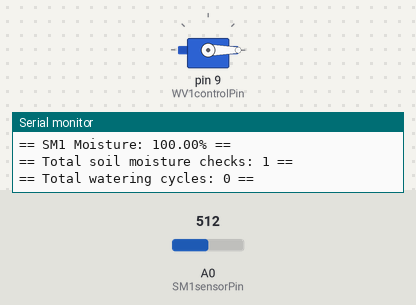
The sketch below on a simulated Arduino Uno, built with avr-gcc and run on an emulated ATmega328P. Parts: servo, the last lines printed to the serial monitor. The test bench sets the inputs (shaded band); at power-on: A0 (SM1sensorPin) = 512.

Above: at 7.1 s.
7.2 s: A0 (SM1sensorPin) set to 60
13.7 s: A0 (SM1sensorPin) set to 50
At 18.2 s:
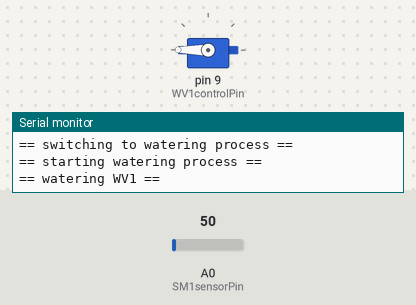
Timing chart, 0 to 19.7 s (numbered marks = the images above; inputs shaded):
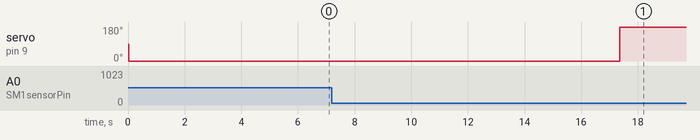

The sketch:

PlantWaterer.ino
```cpp
// PlantWaterer
// by Nathan Gardner <nathan@factory8.com>
// This checks the moisture of soil, and if it is dry, opens up a water valve until its wet.

#include <Servo.h>
float versionNumber = 0.02;
String versionDate = " 03/01/2014";

// ---------------
// pin definitions
// ---------------
// analog pins
const int SM1sensorPin = 0; // soil moisture 1
// digital pins
const int SM1powerPin = 6; // used to power the sensor intermitantly
const int WV1controlPin = 9; // used to control the WV1
const int ledPin = 13; // notification LED

// -------------------------
// soil moisture (SM)
// -------------------------
const float SM1sensorTuning = 2.8; // how much you need to multiply by to get 1023 in full wet, should be user adjustable
int SM1wetLevel = 150; // 0-1023, when is it considered wet, should be user adjustable
const unsigned long SMsensorTimer_powerOn = 100; // how long to let power on take
const unsigned long SMsensorTimer_read = 10; // how long to read the input
const unsigned long SMsensorTimer_powerOff = 100; // how long to let power down
const unsigned long SMsensorTimer_sleep = 5000; // how long to wait between checks
int SMprocessStep, SM1sensorValue, SM1sensorValueRaw, SM1moistureLevel, SM1isWet = 0;
unsigned long SMsensorTimerRateCurrent,SMtimerLast, SMtimerNext, SMsensorCycles = 0;
float SM1moisturePercent = 0;

// ---------------------------
// water valve (WV) - this is a servo
// ---------------------------
Servo WV1servo; // the water valve servo
int WV1position = 0; // position of water valve
int WV1positionOpen = 180; // position when open
int WV1positionClosed = 0; // position when closed
int WVprocessStep = 0;
const unsigned long WV1timer_watering = 10000; // how long to water for
const unsigned long WV1timer_soak = 5000; // how long to let water soak into soil
unsigned long WVtimerNext, WVtimerRateCurrent, WVwateringCyles, WVtimerLast = 0;

// ---------------------------
// prcoess variables
// ---------------------------
unsigned long timerCurrentTime; // global timer
int processSwitchTime = 500; // how long to wait to swtich between processes
int numbFlashes, flashNumb = 0; // for notificaiton led
// different processe
const int processStartup = 0;
const int processSoilCheck = 1;
const int processWatering = 2;
int runningProcess = processStartup;

// ---------------------------
// Arduino standard setup()
// ---------------------------

void setup(){

	//delay(1000); //allow lcd to wake up.

	// analog pins
	pinMode(SM1sensorPin,INPUT);

	// digital pins
	pinMode(SM1powerPin,OUTPUT);
        WV1servo.attach(WV1controlPin); // connect to WV1

	// setup serial communication
	Serial.begin(9600);

}

// --------------------------
// Arduino standard loop()
// --------------------------

void loop(){

	// for all timers
	timerCurrentTime = millis();

        // what process are we running
        switch(runningProcess) {
          case processStartup:
            STARTprocess();
            runningProcess = processSoilCheck;
          break;
          case processSoilCheck:
            SMprocess();
          break;
          case processWatering:
            WVprocess();
          break;
        }
}

void STARTprocess() {
  Serial.println("PlantWaterer, by Nathan Gardner");
  Serial.print("version "); Serial.print(versionNumber); Serial.print(" "); Serial.print(versionDate);
  Serial.println("-------------------------------");

  // turn off water by default
  WV1servo.write(WV1positionClosed);

  // turn off notificaton led
  digitalWrite(ledPin,LOW);

  delay(1000);
}

// ---------------------------
// SM functions
// ---------------------------
// reset them when the process gets unpaused
void resetSMtimers() {
  SMtimerNext = timerCurrentTime+processSwitchTime;
}

void updateSM(){

    SM1sensorValueRaw = analogRead(SM1sensorPin); // invert reading
    SM1sensorValue = SM1sensorValueRaw * SM1sensorTuning;
    SM1moistureLevel = constrain(SM1sensorValue,0,1023);
    SM1moisturePercent = ((float)SM1moistureLevel/1023)*100;

}

void SMprocess() {
  // -------------------------------------------
  // slow timer for sensors (stepped processing timer)
  // -------------------------------------------
  if ( timerCurrentTime >= SMtimerNext) {

	// last time it ran
	SMtimerLast = timerCurrentTime;

	// sensor process stepping
	switch(SMprocessStep){
	case 0: // init
	  Serial.println("== starting soil moisture process ==");
	  break;
	case 1: // powerOn
	  SMsensorTimerRateCurrent = SMsensorTimer_powerOn;
	  Serial.println("== powering on soil moisture ==");
	  digitalWrite(SM1powerPin,HIGH);
	  break;
	case 2: // read
	  SMsensorTimerRateCurrent = SMsensorTimer_read;
	  Serial.println("== reading soil moisture ==");
	  updateSM();
	  break;
	case 3: // powerOff
	  SMsensorTimerRateCurrent = SMsensorTimer_powerOff;
	  Serial.println("== powering off soil moisture ==");
	  digitalWrite(SM1powerPin,LOW);
	  break;
	case 4: // check results, and take action

	  Serial.println("== checking soil moisture results ==");

	  reportLevels();

	  // ground is wet!
	  if(SM1moistureLevel >= SM1wetLevel) {
	   Serial.println("== soil is wet ==");
	   SM1isWet = 1;
	   SMsensorTimerRateCurrent = SMsensorTimer_sleep;
	  } else {
	   // ground is dry!
	   Serial.println("== soil is dry ==");
	   SM1isWet = 0;
	   Serial.println("== switching to watering process ==");
	   runningProcess = processWatering;
	   resetWVtimers();
	  }

	  break;
	}

	// max 5 steps
	if(SMprocessStep == 4) { SMsensorCycles++; SMprocessStep = 1; } else { SMprocessStep++; }

	SMtimerNext = SMtimerLast + SMsensorTimerRateCurrent;
  }
}

// ---------------------------
// servo functions
// ---------------------------
void resetWVtimers() {
  WVtimerNext = timerCurrentTime+processSwitchTime;
}

void WVprocess() {

  // turn on notification
  digitalWrite(ledPin,HIGH);

  if ( timerCurrentTime >= WVtimerNext) {

    WVtimerLast = timerCurrentTime;

    switch(WVprocessStep) {
      case 0: // init
        Serial.println("== starting watering process ==");
        WVtimerRateCurrent = 0;
      break;
      case 1: // watering
        if(SM1isWet == 0) {
          Serial.println("== watering WV1 ==");
          WV1servo.write(WV1positionOpen); // open
          delay(15);
        }
        WVtimerRateCurrent = WV1timer_watering;
      break;

      case 2: // stop watering
        Serial.println("== closing watering valves, soaking ==");
        WV1servo.write(WV1positionClosed); // close
        delay(15);
        WVtimerRateCurrent = WV1timer_soak;
      break;

      case 3: // switch processes
        Serial.println("== switching to soil moisture process ==");
        // turn off notification
        digitalWrite(ledPin,LOW);
        runningProcess = processSoilCheck;
        resetSMtimers();
      break;
    }

    // max 2 steps
    if(WVprocessStep == 3) { WVwateringCyles++; WVprocessStep = 0; } else { WVprocessStep++; }
    WVtimerNext = WVtimerLast + WVtimerRateCurrent;

  }

}

// ---------------------------
// serial output functions
// ---------------------------
// debug reporting
void debugReport() {

   Serial.println("");
   Serial.print("timerCurrentTime = "); Serial.print(timerCurrentTime);
   Serial.println("");
   Serial.print("SMsensorTimerRateCurrent = "); Serial.print(SMsensorTimerRateCurrent);
   Serial.println("");
   Serial.print("SMtimerLast = "); Serial.print(SMtimerLast);
   Serial.println("");
   Serial.print("SMtimerNext = "); Serial.print(SMtimerNext);
   Serial.println("");
   Serial.println("");

}

// report the sensor levels
void reportLevels(){

  Serial.print("== SM1 Moisture: ");
  Serial.print(SM1moisturePercent);
  Serial.print("% ==");
  Serial.println("");

  Serial.print("== Total soil moisture checks: ");
  Serial.print(SMsensorCycles);
  Serial.print(" ==");
  Serial.println("");

  Serial.print("== Total watering cycles: ");
  Serial.print(WVwateringCyles);
  Serial.print(" ==");
  Serial.println("");

  // visual report when no serial communication
  numbFlashes = (SM1moisturePercent/10); // flashes once for every 10 percent of moisture
  if(numbFlashes > 10) { numbFlashes = 10; } // max 10
  flashNumb = 0;

  do {
    digitalWrite(ledPin,HIGH);
    delay(100);
    flashNumb++;
  } while(numbFlashes > flashNumb);
  digitalWrite(ledPin,LOW);

}
```

Measured:
- the behaviour switches between 54 and 53 on A0 (SM1sensorPin) (found by bisection; images 0 and 1)
- after the input at 13.7 s, servo on pin 9 (WV1controlPin): 0° → 180° after 3.7 s
